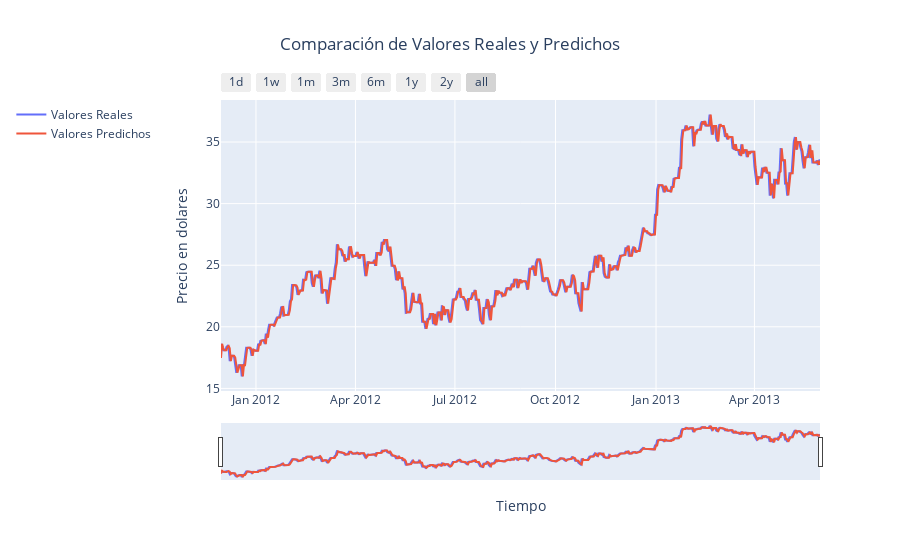

This figure's notebook cell:
### Markdown cell above
Analicemos estos resultados para determinar si tienen sentido:

1. p = 1: Esto significa que el orden autoregresivo es de orden 1,AR(1).
2. d = 1: Indica que se aplicó una diferenciación de primer orden.
3. q = 0: Significa que no hay componente de media móvil (MA) en el modelo.

$$
X_t = \Phi X_{t-1} + Z_t 
$$

Con la prubea AD Fuller al tener raiz unitaria se espera que $\Phi \approx 1$

**Desempeño del Modelo**:
  - **MSE**: 0.273762

### Code cell
# Calcular los valores predichos para los datos de prueba
test_predictions = test_data['Close'] - np.array(test_residuals)

# Usar la función plot_ para visualizar la comparación
plot_("Comparación de Valores Reales y Predichos",
      (test_data.index, test_data['Close'], "Valores Reales"),
      (test_data.index, test_predictions, "Valores Predichos"))

### Figure 1 — Plotly figure (JSON) as saved in the notebook; plotly's stock layout.template omitted (floating-point values rounded to 4 significant figures; data arrays with more than 128 entries replaced by an {"elided": "..."} marker saying what was removed)
{"data": [{"line": {"width": 2}, "mode": "lines", "name": "Valores Reales", "type": "scatter", "x": {"elided": "549 str values"}, "y": {"elided": "549 float values"}}, {"line": {"width": 2}, "mode": "lines", "name": "Valores Predichos", "type": "scatter", "x": {"elided": "549 str values"}, "y": {"elided": "549 float values"}}], "layout": {"legend": {"orientation": "v", "x": -0.35, "xanchor": "left", "y": 1, "yanchor": "top"}, "title": {"text": "Comparación de Valores Reales y Predichos", "x": 0.5}, "xaxis": {"rangeselector": {"buttons": [{"count": 1, "label": "1d", "step": "day", "stepmode": "backward"}, {"count": 7, "label": "1w", "step": "day", "stepmode": "backward"}, {"count": 1, "label": "1m", "step": "month", "stepmode": "backward"}, {"count": 3, "label": "3m", "step": "month", "stepmode": "backward"}, {"count": 6, "label": "6m", "step": "month", "stepmode": "backward"}, {"count": 1, "label": "1y", "step": "year", "stepmode": "backward"}, {"count": 2, "label": "2y", "step": "year", "stepmode": "backward"}, {"step": "all"}]}, "rangeslider": {"visible": true}, "title": {"text": "Tiempo"}, "type": "date"}, "yaxis": {"autorange": true, "title": {"text": "Precio en dolares"}, "type": "linear"}}}
